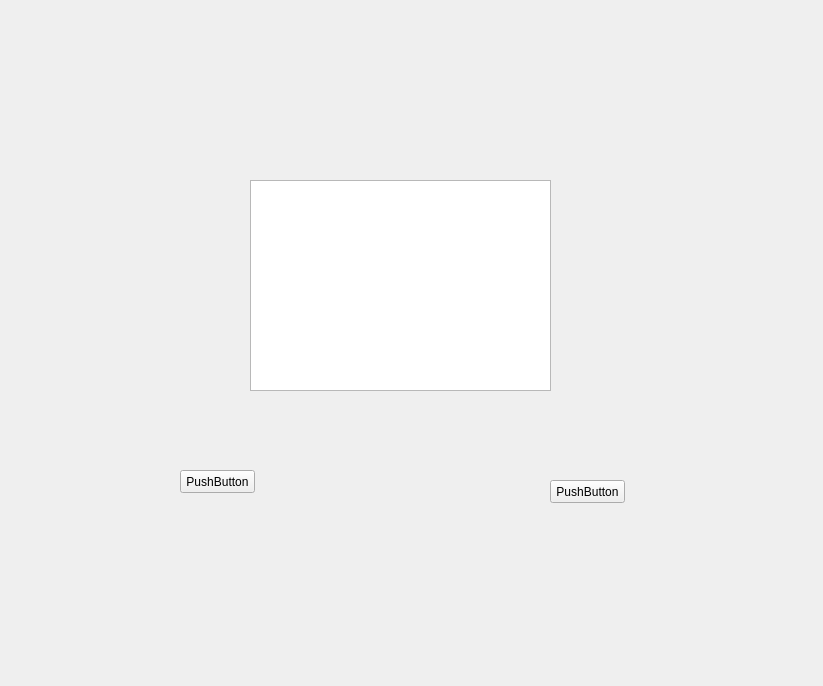
<?xml version="1.0" encoding="UTF-8"?>
<ui version="4.0">
 <class>Form</class>
 <widget class="QWidget" name="Form">
  <property name="geometry">
   <rect>
    <x>0</x>
    <y>0</y>
    <width>823</width>
    <height>686</height>
   </rect>
  </property>
  <property name="windowTitle">
   <string>Form</string>
  </property>
  <widget class="QPushButton" name="pushButton">
   <property name="geometry">
    <rect>
     <x>180</x>
     <y>470</y>
     <width>75</width>
     <height>23</height>
    </rect>
   </property>
   <property name="text">
    <string>PushButton</string>
   </property>
  </widget>
  <widget class="QPushButton" name="pushButton_2">
   <property name="geometry">
    <rect>
     <x>550</x>
     <y>480</y>
     <width>75</width>
     <height>23</height>
    </rect>
   </property>
   <property name="text">
    <string>PushButton</string>
   </property>
  </widget>
  <widget class="QTextEdit" name="textEdit">
   <property name="geometry">
    <rect>
     <x>250</x>
     <y>180</y>
     <width>301</width>
     <height>211</height>
    </rect>
   </property>
  </widget>
 </widget>
 <resources/>
 <connections>
  <connection>
   <sender>pushButton</sender>
   <signal>clicked()</signal>
   <receiver>Form</receiver>
   <slot>myPrint()</slot>
   <hints>
    <hint type="sourcelabel">
     <x>217</x>
     <y>473</y>
    </hint>
    <hint type="destinationlabel">
     <x>115</x>
     <y>488</y>
    </hint>
   </hints>
  </connection>
  <connection>
   <sender>pushButton_2</sender>
   <signal>clicked()</signal>
   <receiver>Form</receiver>
   <slot>close()</slot>
   <hints>
    <hint type="sourcelabel">
     <x>570</x>
     <y>497</y>
    </hint>
    <hint type="destinationlabel">
     <x>615</x>
     <y>553</y>
    </hint>
   </hints>
  </connection>
 </connections>
 <slots>
  <slot>myPrint()</slot>
 </slots>
</ui>
